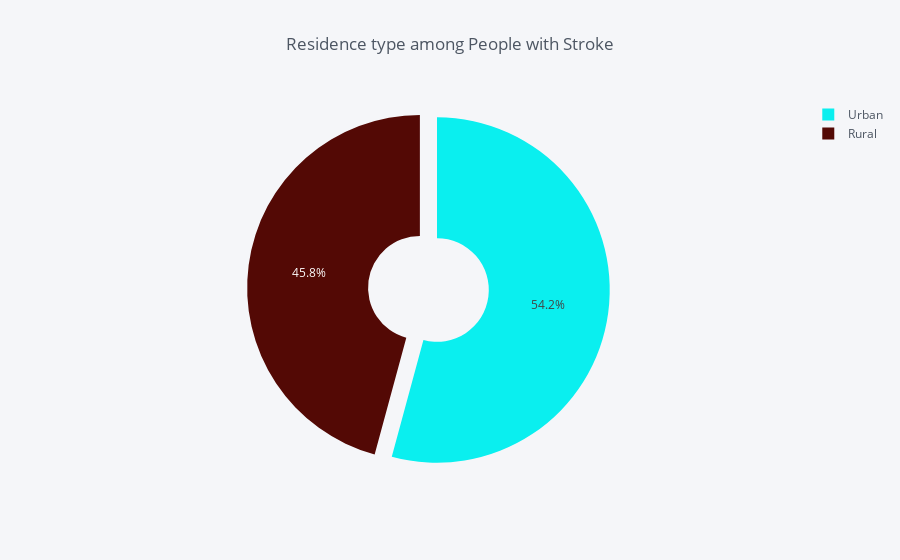

The cell this chart's notebook holds for it:
### Code cell
residence = df.groupby(df['Residence_type'])['stroke'].sum() 
df_residence = pd.DataFrame({'labels': residence.index, 'values': residence.values}) 
df_residence.iplot(kind='pie', labels='labels', values='values', 
                  title='Residence type among People with Stroke', hole=0.3, 
                   colors=['#530905', '#0aefef'],pull=[0.1,0])

### Figure 1 — Plotly figure (JSON) as saved in the notebook; plotly's stock layout.template omitted (floating-point values rounded to 4 significant figures)
{"data": [{"hole": 0.3, "labels": ["Rural", "Urban"], "marker": {"colors": ["rgba(83, 9, 5, 1.0)", "rgba(10, 239, 239, 1.0)"]}, "name": "", "pull": [0.1, 0], "type": "pie", "values": [114, 135]}], "layout": {"legend": {"bgcolor": "#F5F6F9", "font": {"color": "#4D5663"}}, "paper_bgcolor": "#F5F6F9", "plot_bgcolor": "#F5F6F9", "title": "Residence type among People with Stroke", "titlefont": {"color": "#4D5663"}}}
